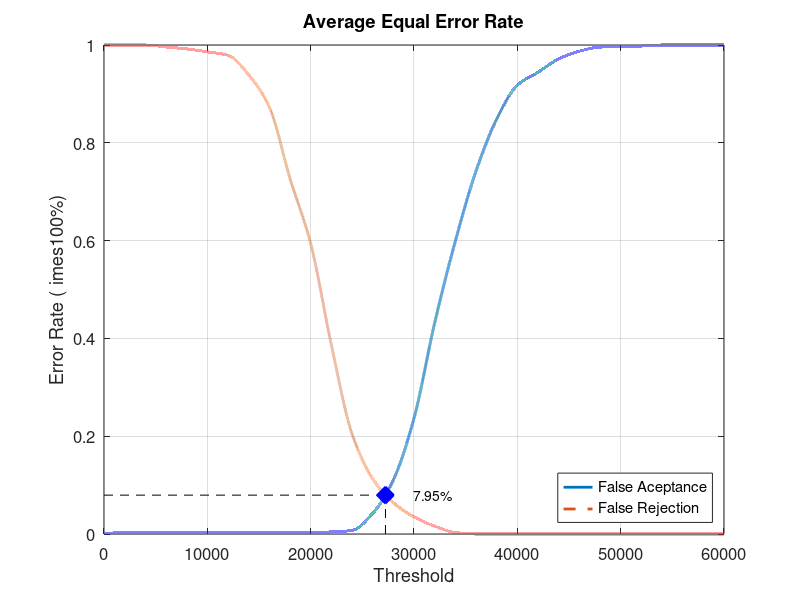
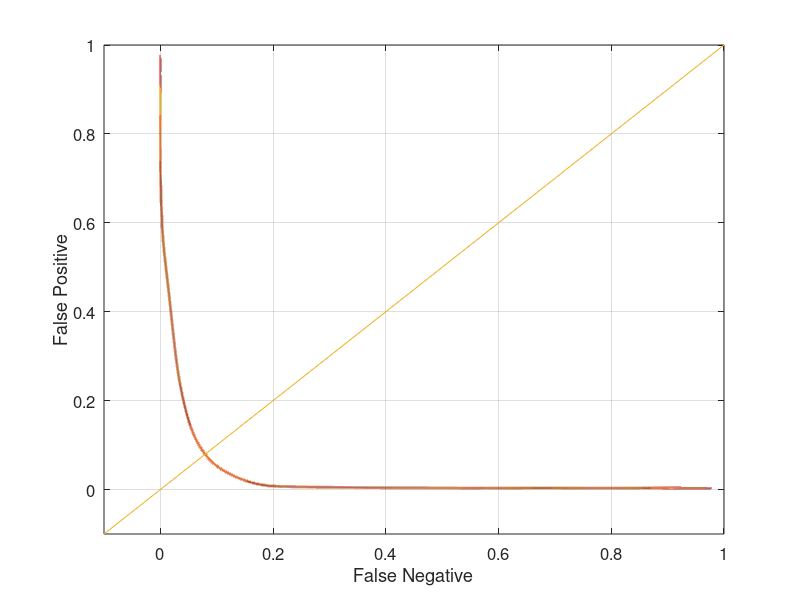

These figures' MATLAB source, in order:
close all;
clear;
clc;
x = 0:2000:60000;
xq = 0:0.5:60000;

y0 = [0 0.0031579 0.0031579 0.0031579 0.0031579 0.0031579 0.0031579 0.0031579 0.0031579 0.0031579 0.0031579 0.00421053 0.00736842 0.0421053 0.110526 0.236842 0.431579 0.598947 0.742105 0.848421 0.917895 0.944211 0.971579 0.987368 0.99579 0.996842 0.997895 1 1 1 1]
yy0 = interp1(x, y0, xq, 'pchip');
y1 = [1 1 1 0.996 0.992 0.986 0.979 0.939 0.873 0.727 0.594 0.387 0.205 0.113 0.064 0.035 0.016 0.003 0 0 0 0 0 0 0 0 0 0 0 0 0]
yy1 = interp1(x, y1, xq, 'pchip');

% Calculating EER: 
y2 = abs(y0 - y1);
find(y2 == min(y2))
yy2 = abs(yy0 - yy1);
xEER = find(yy2 == min(yy2));
xEERIndex = xq(xEER) % X-axis EER
yEER = yy0(xEER) % Y-axis EER

main = figure
plot(xq, yy0,'-','LineWidth', 2);	hold on
plot(xq, yy1,'--','LineWidth', 2);	hold on
plot([xEERIndex xEERIndex], [0 yEER], 'k--');	hold on
plot([0 xEERIndex], [yEER yEER], 'k--');	hold on
plot(xEERIndex, yEER, 'bx', 'LineWidth', 10);	hold on
text(xEERIndex + 10 * xEERIndex / 100, yEER, [num2str(round((10000 * yEER)) / 100) '%'])
legend('False Aceptance', 'False Rejection', 'Location', 'SouthEast')
xlabel('Threshold')
ylabel('Error Rate (	imes100%)')
title('Average Equal Error Rate')
set(gca, 'FontSize', 12)
axis([0 60000 0 1])
grid on

print(main, 'Database2AverageMain', '-dpng');
FNRxFPR = figure('Color', [1 1 1]);
plot(yy1, yy0, '-', yy1, yy0, 'LineWidth', 2);
hold on
y = -0.1:0.1:1
plot(y, y); 
set(gca, 'FontSize', 12)
xlabel('False Negative')
ylabel('False Positive')
axis([-0.1 1 -0.1 1])
set(gca, 'FontSize', 12)
grid on

print(FNRxFPR, 'Database2AverageFNRxFPR','-dpng');
